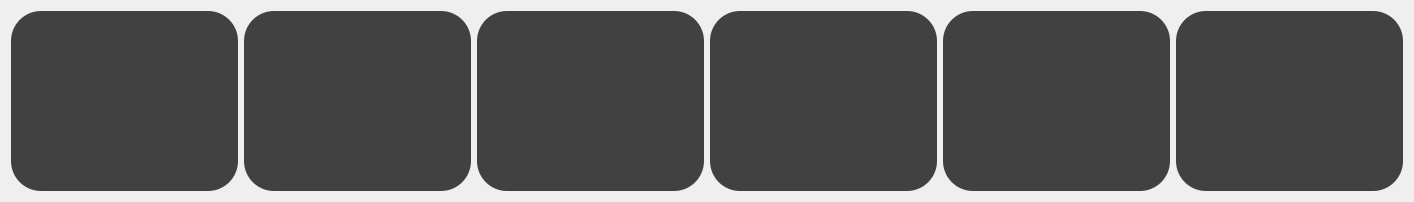
                          <widget class="QWidget" name="scrollAreaWidgetContents_2">
                           <property name="geometry">
                            <rect>
                             <x>0</x>
                             <y>0</y>
                             <width>1410</width>
                             <height>200</height>
                            </rect>
                           </property>
                           <layout class="QGridLayout" name="gridLayout_7">
                            <item row="0" column="0">
                             <widget class="QWidget" name="widget_14" native="true">
                              <property name="minimumSize">
                               <size>
                                <width>227</width>
                                <height>180</height>
                               </size>
                              </property>
                              <property name="maximumSize">
                               <size>
                                <width>227</width>
                                <height>180</height>
                               </size>
                              </property>
                              <property name="styleSheet">
                               <string notr="true">background-color: rgb(65, 65, 65);
border-top-left-radius: 30px;
border-top-right-radius: 30px;
border-bottom-left-radius: 30px;
border-bottom-right-radius: 30px;
</string>
                              </property>
                             </widget>
                            </item>
                            <item row="0" column="1">
                             <widget class="QWidget" name="widget_16" native="true">
                              <property name="minimumSize">
                               <size>
                                <width>227</width>
                                <height>180</height>
                               </size>
                              </property>
                              <property name="maximumSize">
                               <size>
                                <width>227</width>
                                <height>180</height>
                               </size>
                              </property>
                              <property name="styleSheet">
                               <string notr="true">background-color: rgb(65, 65, 65);
border-top-left-radius: 30px;
border-top-right-radius: 30px;
border-bottom-left-radius: 30px;
border-bottom-right-radius: 30px;
</string>
                              </property>
                             </widget>
                            </item>
                            <item row="0" column="5">
                             <widget class="QWidget" name="widget_15" native="true">
                              <property name="minimumSize">
                               <size>
                                <width>227</width>
                                <height>180</height>
                               </size>
                              </property>
                              <property name="maximumSize">
                               <size>
                                <width>227</width>
                                <height>180</height>
                               </size>
                              </property>
                              <property name="styleSheet">
                               <string notr="true">background-color: rgb(65, 65, 65);
border-top-left-radius: 30px;
border-top-right-radius: 30px;
border-bottom-left-radius: 30px;
border-bottom-right-radius: 30px;
</string>
                              </property>
                             </widget>
                            </item>
                            <item row="0" column="2">
                             <widget class="QWidget" name="widget_35" native="true">
                              <property name="minimumSize">
                               <size>
                                <width>227</width>
                                <height>180</height>
                               </size>
                              </property>
                              <property name="maximumSize">
                               <size>
                                <width>227</width>
                                <height>180</height>
                               </size>
                              </property>
                              <property name="styleSheet">
                               <string notr="true">background-color: rgb(65, 65, 65);
border-top-left-radius: 30px;
border-top-right-radius: 30px;
border-bottom-left-radius: 30px;
border-bottom-right-radius: 30px;
</string>
                              </property>
                             </widget>
                            </item>
                            <item row="0" column="4">
                             <widget class="QWidget" name="widget_37" native="true">
                              <property name="minimumSize">
                               <size>
                                <width>227</width>
                                <height>180</height>
                               </size>
                              </property>
                              <property name="maximumSize">
                               <size>
                                <width>227</width>
                                <height>180</height>
                               </size>
                              </property>
                              <property name="styleSheet">
                               <string notr="true">background-color: rgb(65, 65, 65);
border-top-left-radius: 30px;
border-top-right-radius: 30px;
border-bottom-left-radius: 30px;
border-bottom-right-radius: 30px;
</string>
                              </property>
                             </widget>
                            </item>
                            <item row="0" column="3">
                             <widget class="QWidget" name="widget_38" native="true">
                              <property name="minimumSize">
                               <size>
                                <width>227</width>
                                <height>180</height>
                               </size>
                              </property>
                              <property name="maximumSize">
                               <size>
                                <width>227</width>
                                <height>180</height>
                               </size>
                              </property>
                              <property name="styleSheet">
                               <string notr="true">background-color: rgb(65, 65, 65);
border-top-left-radius: 30px;
border-top-right-radius: 30px;
border-bottom-left-radius: 30px;
border-bottom-right-radius: 30px;
</string>
                              </property>
                             </widget>
                            </item>
                           </layout>
                          </widget>
